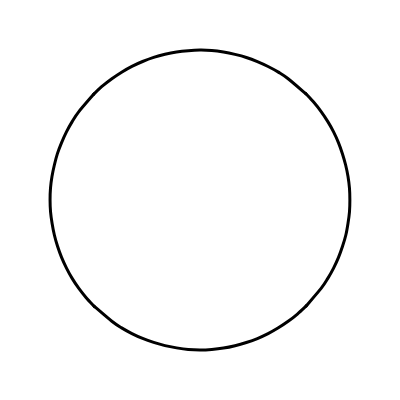
Frame 1 (no input)
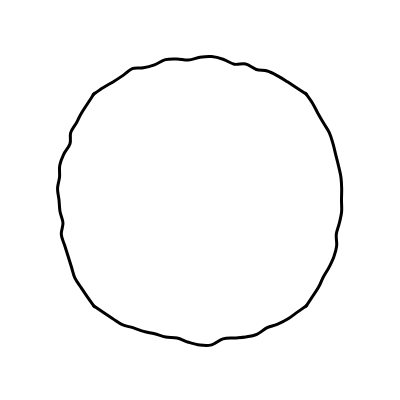
Frame 60 (no input)
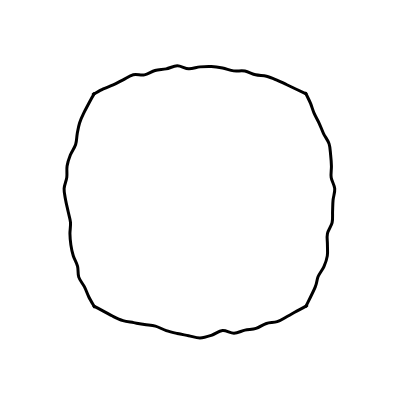
Frame 120 (the mouse pressed at the canvas centre since frame 60)

The p5.js sketch that drew these frames (run headless with seeded random() and noise() and a simulated clock; from frame 60 on, the mouse is pressed at the canvas centre):

// p5.js sketch
// ── sketch.js
// Convert a circle into a square
// by progressively moving points evenly sampled along the circle, 
// towards points on the square, resampled at equal intervals,
// by small random amounts.
// Golan Levin, August 2016

var nPoints, quarter, offset;
var radius;
var nSquarePoints = 4;
var squarePoints = []; // the 4 vertices of the square
var srcPoints = []; // points along the circle
var dstPoints = []; // points along the square
var curPercents = []; // percentages of interpolation
var durPercents = [];
var bDrawDebug = false;

//-----------------------------------------
function setup() {
  createCanvas(400, 400);
  nPoints = 80;
  quarter = (nPoints / nSquarePoints);
  offset = 0; //nPoints / 10;
  radius = width / 2 * 0.75;

  for (var i = 0; i < nSquarePoints; i++) { // triangle vertices
    var x = radius * cos(i * TWO_PI / nSquarePoints - HALF_PI);
    var y = radius * sin(i * TWO_PI / nSquarePoints - HALF_PI);
    squarePoints[i] = {
      x, y
    };
  }

  // compute srcPoints: points on the circle. Also reset curPercents.
  for (var j = 0; j < nPoints; j++) {
    durPercents[j] = curPercents[j] = 0.0;
    var t = map(j, 0, nPoints, 0, TWO_PI);
    var x = radius * cos(t);
    var y = radius * sin(t);
    srcPoints[j] = {
      x, y
    };
  }

  // compute dstPoints: points along the triangle
  for (var j = 0; j < nPoints; j++) {
    var i = (floor((j + nPoints - offset) / quarter) + 1) % nSquarePoints;
    var p1x = squarePoints[(i + 0) % nSquarePoints].x;
    var p1y = squarePoints[(i + 0) % nSquarePoints].y;
    var p2x = squarePoints[(i + 1) % nSquarePoints].x;
    var p2y = squarePoints[(i + 1) % nSquarePoints].y;

    var jt = (j + nPoints - (offset - 0)) % quarter;
    var x = map(jt, 0, quarter, p1x, p2x);
    var y = map(jt, 0, quarter, p1y, p2y);
    dstPoints[j] = {
      x, y
    };
  }
}

//-----------------------------------------
function draw() {
  background(255);
  noFill();
  push();
  translate(width / 2, height / 2);
  rotate(PI * 0.25);

  if (bDrawDebug) {
    stroke(255, 0, 0, 64);
    strokeWeight(1);
    for (var j = 0; j < nPoints; j++) {
      line(srcPoints[j].x, srcPoints[j].y, dstPoints[j].x, dstPoints[j].y);
    }
  }

  stroke(0);
  strokeWeight(3);
  for (var j = 0; j < nPoints; j++) { // move the curPercents inward, randomly
    curPercents[j] += 0.01 * (noise(j * 10 + millis() / 1000.0) - 0.15);
    curPercents[j] = constrain(curPercents[j], 0, 1);
    durPercents[j] = curPercents[j];
  }
  var A = 0.98;
  var B = (1.0 - A) / 2.0;
  var errorSum = 0;
  for (var j = 0; j < nPoints; j++) { // blur the boundary
    var i = ((j - 1) + nPoints) % nPoints;
    var k = ((j + 1) /*    */ ) % nPoints;
    curPercents[j] = (B * durPercents[i]) + (A * durPercents[j]) + (B * durPercents[k]);
    errorSum += 1.0 - curPercents[j];
  }

  if (errorSum < 0.00001) { // reset if it's close to being a square. 
    noiseSeed(millis());
    for (var j = 0; j < nPoints; j++) {
      curPercents[j] = 0.0;
    }
  }

  for (var i = 0; i < nSquarePoints; i++) {
    var begin = (i * quarter);
    var end = ((i + 1) * quarter) - 1;
    var px, py;
    beginShape(); {
      px = squarePoints[(i + 1) % nSquarePoints].x;
      py = squarePoints[(i + 1) % nSquarePoints].y;
      vertex(px, py);
      vertex(px, py);
      for (var j = begin; j < end; j++) {
        var k = ((j + offset) + nPoints) % nPoints;
        px = map(curPercents[k], 0, 1, srcPoints[k].x, dstPoints[k].x);
        py = map(curPercents[k], 0, 1, srcPoints[k].y, dstPoints[k].y);
        curveVertex(px, py);
      }
      px = squarePoints[(i + 2) % nSquarePoints].x;
      py = squarePoints[(i + 2) % nSquarePoints].y;
      vertex(px, py);
      vertex(px, py);
    }
    endShape();
  }
  pop();
}
